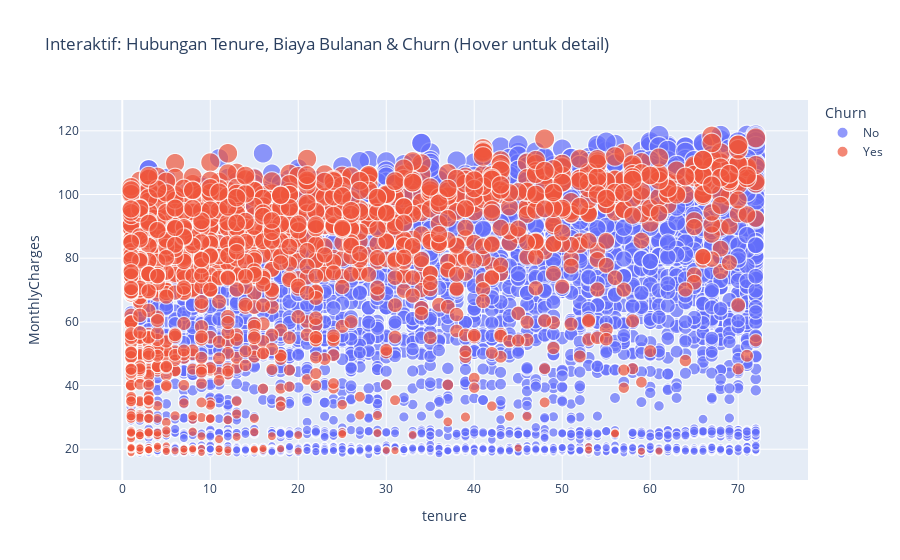

The code cell stored with this chart in its notebook:
### Code cell
import plotly.express as px
import folium
import matplotlib.pyplot as plt
import seaborn as sns
# Pastikan 'df' sudah dimuat dan dibersihkan dari blok sebelumnya

# --- Visualisasi yang lebih mudah dipahami ---

# 1. Churn Rate Berdasarkan Tipe Kontrak (Sangat Penting untuk Bisnis)
plt.figure(figsize=(8, 5))
sns.countplot(data=df, x='Contract', hue='Churn', palette='coolwarm')
plt.title('Churn Rate Berdasarkan Tipe Kontrak')
plt.xlabel('Tipe Kontrak')
plt.ylabel('Jumlah Pelanggan')
plt.show()
# Interpretasi: Pelanggan dengan kontrak Month-to-month memiliki churn rate tertinggi.

# 2. Churn Rate Berdasarkan Jenis Layanan Internet
plt.figure(figsize=(8, 5))
sns.countplot(data=df, x='InternetService', hue='Churn', palette='rocket')
plt.title('Churn Rate Berdasarkan Jenis Layanan Internet')
plt.xlabel('Layanan Internet')
plt.ylabel('Jumlah Pelanggan')
plt.show()
# Interpretasi: Pelanggan Fiber optic seringkali memiliki churn rate lebih tinggi.

# 3. Churn Rate Berdasarkan Metode Pembayaran
plt.figure(figsize=(10, 6))
sns.countplot(data=df, x='PaymentMethod', hue='Churn', palette='Paired')
plt.title('Churn Rate Berdasarkan Metode Pembayaran')
plt.xlabel('Metode Pembayaran')
plt.ylabel('Jumlah Pelanggan')
plt.xticks(rotation=15) # Rotasi label agar tidak tumpang tindih
plt.show()
# Interpretasi: Metode pembayaran "Electronic check" sering dikaitkan dengan churn tinggi.

# --- Tetap sertakan Grafik Interaktif Plotly untuk detail ---
# d. Grafik Interaktif dengan Plotly
fig = px.scatter(df, x="tenure", y="MonthlyCharges", color="Churn",
                 size='MonthlyCharges', hover_data=['customerID', 'Contract', 'InternetService'],
                 title="Interaktif: Hubungan Tenure, Biaya Bulanan & Churn (Hover untuk detail)")
fig.show()

# --- Peta Geografis (Opsional, jika ingin tetap ada) ---
# c. Pemetaan geografis sederhana (Folium)
map_center = [-6.2000, 106.8166] # Contoh koordinat Jakarta
m = folium.Map(location=map_center, zoom_start=12)
folium.Marker(map_center, popup='Pusat Layanan Pelanggan').add_to(m)
# m # Tampilkan peta di notebook (hapus # jika ingin melihat)

### Figure 1 — Plotly figure (JSON) as saved in the notebook; plotly's stock layout.template omitted (floating-point values rounded to 4 significant figures; data arrays with more than 128 entries replaced by an {"elided": "..."} marker saying what was removed)
{"data": [{"customdata": {"elided": "5163x3 str values"}, "hovertemplate": "Churn=No<br>tenure=%{x}<br>MonthlyCharges=%{marker.size}<br>customerID=%{customdata[0]}<br>Contract=%{customdata[1]}<br>InternetService=%{customdata[2]}<extra></extra>", "legendgroup": "No", "marker": {"color": "#636efa", "size": {"elided": "5163 float values"}, "sizemode": "area", "sizeref": 0.2969, "symbol": "circle"}, "mode": "markers", "name": "No", "showlegend": true, "type": "scattergl", "x": {"elided": "5163 int values"}, "xaxis": "x", "y": {"elided": "5163 float values"}, "yaxis": "y"}, {"customdata": {"elided": "1869x3 str values"}, "hovertemplate": "Churn=Yes<br>tenure=%{x}<br>MonthlyCharges=%{marker.size}<br>customerID=%{customdata[0]}<br>Contract=%{customdata[1]}<br>InternetService=%{customdata[2]}<extra></extra>", "legendgroup": "Yes", "marker": {"color": "#EF553B", "size": {"elided": "1869 float values"}, "sizemode": "area", "sizeref": 0.2969, "symbol": "circle"}, "mode": "markers", "name": "Yes", "showlegend": true, "type": "scattergl", "x": {"elided": "1869 int values"}, "xaxis": "x", "y": {"elided": "1869 float values"}, "yaxis": "y"}], "layout": {"legend": {"itemsizing": "constant", "title": {"text": "Churn"}, "tracegroupgap": 0}, "title": {"text": "Interaktif: Hubungan Tenure, Biaya Bulanan & Churn (Hover untuk detail)"}, "xaxis": {"anchor": "y", "domain": [0, 1], "title": {"text": "tenure"}}, "yaxis": {"anchor": "x", "domain": [0, 1], "title": {"text": "MonthlyCharges"}}}}
